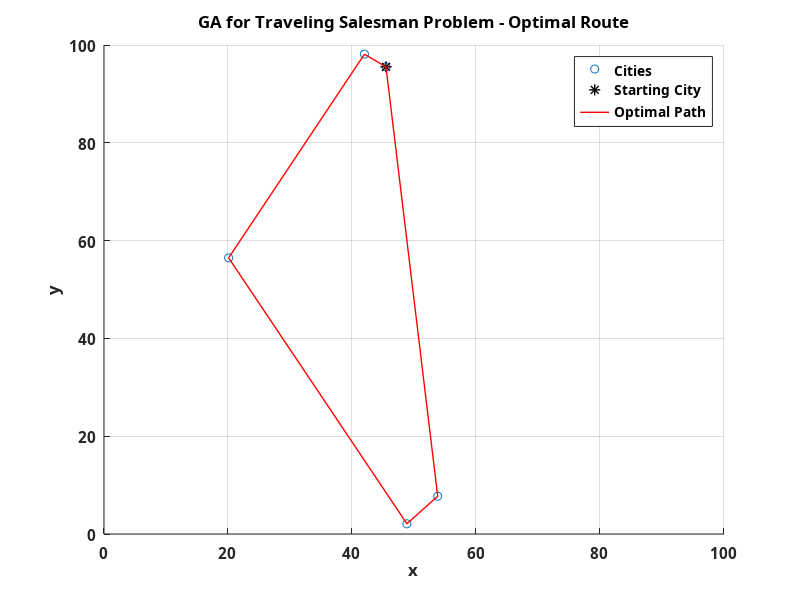
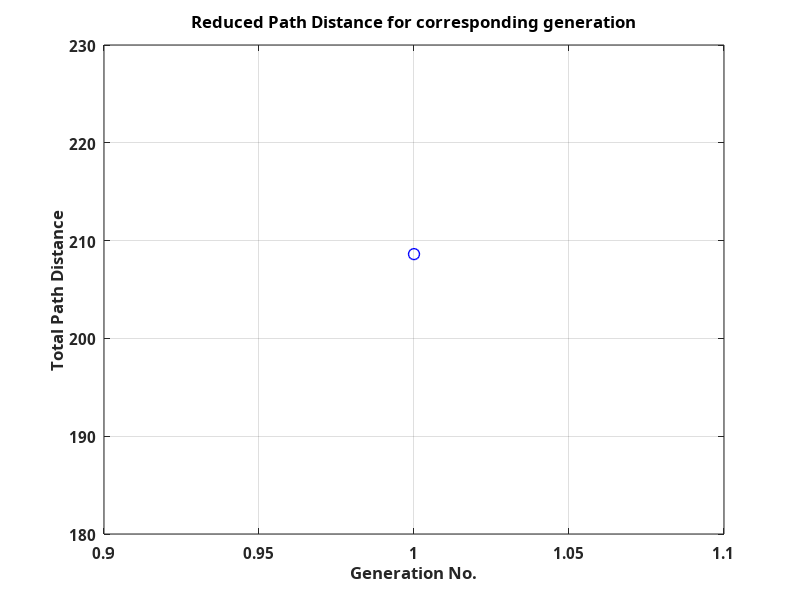

The MATLAB source for these figures, in order:
%%Homework Assignment 4
%%Genetic algorithm - Shashank Iyengar, Johann Koshy

clear all
close all
clc
set(0,'DefaultAxesFontName', 'Calibri')
set(0,'DefaultAxesFontSize', 11)
set(0,'defaultlinelinewidth',1)
set(0,'DefaultLineMarkerSize', 8)
set(0,'defaultAxesFontWeight','bold')

prompt = 'Enter number of cities: ';
N = input(prompt);

% Create Cities
x = rand(1,N)*100
y = rand(1,N)*100
z = 1;                          % To track global minimum
gen_count = [];                 % To track generation at which min is obtained

% Selecting first population
if mod(N,2)==0                  % Controlling population length
    pop_length = N;
else
    pop_length = N-1;
end
pop = [];
for i=1:pop_length
    pop(i,2:N) = randperm(N-1);
    for j=1:N
        if pop(i,j)==1
            pop(i,j) = N;
        end
    end
end
for i=1:pop_length
    pop(i,1) = 1;               % Starting and ending with the same city
    pop(i,N+1) = 1;
end
pop
pop_length = length(pop(:,1));
parent_pop = pop;
min_global = 10000;

for gen=1:1500                  % Number of generations
    
% Creating Random order before crossover for introducing randomness in crossover   
l = randperm(pop_length,pop_length);   % Random order for new population
pop_swap = pop;
for i=1:length(pop(:,1))
    pop([i l(i)],:) = pop_swap([l(i) i],:);
end
if gen==250 && gen==500 && gen==750    % Gene Flow - Introducing four new individuals for genetic diversity at gen 500
    for i=1:round(N/5)
        pop(i,2:N) = randperm(N-1);
        for j=1:N
            if pop(i,j)==1
                pop(i,j) = N;
            end
        end
    end
    for i=1:round(N/5)
        pop(i,1) = 1;
        pop(i,N+1) = 1;
    end
end
pop;
gen;


% Crossover PMX
% Determining selection for index for slicing
if gen<300
    start_slice = round(0.35*(N+1));
    stop_slice = round(0.65*(N+1));
else if gen<500
        start_slice = round(0.25*(N+1));
        stop_slice = round(0.75*(N+1));
    else
        start_slice = round((0.5-0.5*rand(1))*(N+1))+1;
        stop_slice = round((0.5+0.5*rand(1))*(N+1))-1;
    end
end
dummy=[];
r=0;

for i=1:2:(length(pop(:,1)))        
   dummy(i,:) = pop(i,start_slice:stop_slice);
   dummy(i+1,:) = pop(i+1,start_slice:stop_slice);
   o = stop_slice-start_slice+1;
   % To check if numbers are repeated and swap them
   for j=1:o
       for k=1:o
            if dummy(i,j)==dummy(i+1,k)  % To check if the slice has same numbers swapped
                dummy(i,j) = 0;
                dummy(i+1,k) = 0;
            end
       end
   end
   n = 1;
   for j=1:o
       if dummy(i,j)~=0                    %% To check if the slice has same numbers swapped
           for w=1:N+1                     %% To search the population for repeating elements from crossover chromosomes
               if dummy(i,j)==pop(i+1,w)   %% To search the population for repeating elements from crossover chromosomes
                   for u=n:o
                       if dummy(i+1,u)~=0 && r==0 %% To search the population for repeating elements from crossover chromosomes
                            pop(i+1,w)=dummy(i+1,u);
                            r=1;           %% To exit search after replacing the city
                            n=u+1;         %% To start searching dummy variable from that element for next iteration
                            if w==1         %% If first element is swapped last element should be swapped too
                               pop(i+1,N+1)=dummy(i+1,u);
                            end
                       end
                   end
                   r=0;
               end
           end
       end
   end
   
   % Swapping for the second child
   n=1;
      for j=1:o
       if dummy(i+1,j)~=0                  %% To check if the slice has same numbers swapped
           for w=1:N+1                     %% To search the population for repeating elements from crossover chromosomes
               if dummy(i+1,j)==pop(i,w)   %% To search the population for repeating elements from crossover chromosomes
                   for u=n:o
                       if dummy(i,u)~=0 && r==0 %% To search the population for repeating elements from crossover chromosomes
                            pop(i,w)=dummy(i,u);
                            r=1;           %% To exit search after replacing the city
                            n=u+1;         %% To start searching dummy variable from that element for next iteration
                            if w==1        %% If first element is swapped last element should be swapped too
                               pop(i,N+1)=dummy(i,u); 
                            end
                       end
                   end
                   r=0;
               end
           end
       end
   end
   pop([i (i+1)],start_slice:stop_slice)=pop([(i+1) i],start_slice:stop_slice);
end
pop;


% Mutation 
if gen<500
    P_mutation = 0.2;           % Probability of Mutation
else if gen<1000
    P_mutation = 0.3;           % Probability of Mutation
    else
    P_mutation = 0.6;           % Probability of Mutation
    end
end

for i=1:pop_length
    p = rand(1);
    if p<P_mutation
        i;
        swap_mutation_1 = randi([2 N]);
        swap_mutation_2 = randi([2 N]);
        if swap_mutation_2==swap_mutation_2
            swap_mutation_2 = randi([2 N]);
        end
        pop(i,[swap_mutation_1 swap_mutation_2])=pop(i,[swap_mutation_2 swap_mutation_1]);
    end
end

% Adding Children created to population
pop = [parent_pop;pop];


% Computing Fitness for each variable
sum_dist = [];
X = [];
for i=1:length(pop(:,1))
    for j=1:N
        a = pop(i,j); %%City 1 
        b = pop(i,j+1);%% City2
        X = [x(a),y(a);x(b),y(b)];
        dist(j) = pdist(X,'euclidean');
    end
    sum_dist(i) = sum(dist);
    [min_dist best_chromosome] = min(sum_dist); % Indexing min from population
end
totalsum_dist = sum(sum_dist);

for i=1:(length(pop(:,1)))
    fitness(i) = sum_dist(i)/totalsum_dist;
end
fitness;

% Tracking global minimum and path
if min_dist<min_global
    min_globalplot(z) = min_dist;
    best_route = pop(best_chromosome,:);
    min_global = min_dist;
    gen_count(z) = gen;
    z = z+1;
end
newpop = [];

% Ordering matrix according to fitness
for j=1:length(pop(:,1))/2
    [e i] = min(fitness(1:length(pop(:,1))));
    fitness(i) = 1;
    newpop(j,:) = pop(i,:);
end

% Assigning next Generation
pop = newpop;
parent_pop = pop;
% Plotting best route
x1 = [];
y1 = [];
for i=1:N+1
x1(i) = x(best_route(i));
y1(i) = y(best_route(i));
hold on
end

end

best_route
scatter(x,y)
hold on
plot(x(1),y(1),'*k')        % Starting City
hold on
plot(x1,y1,'-r')            % Optimal Route
grid on
title('GA for Traveling Salesman Problem - Optimal Route')
xlabel('x')
ylabel('y')
legend('Cities','Starting City','Optimal Path')
xlim([0 100])
ylim([0 100])
figure
plot(gen_count,min_globalplot,'-ob')
grid on
title('Reduced Path Distance for corresponding generation')
xlabel('Generation No.')
ylabel('Total Path Distance')
min_globalplot              % Trend of minimums
gen_count                   % Generation at which new minimum is found




